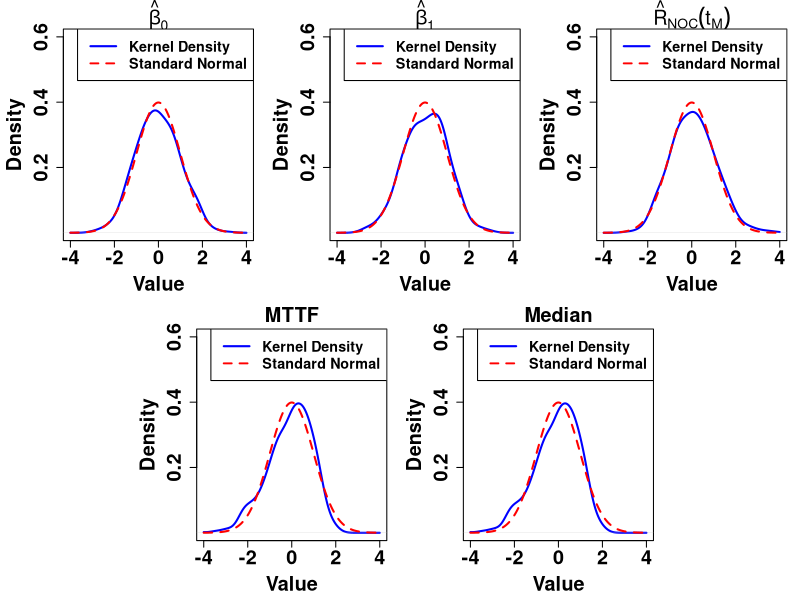

Reproduce this figure in R.


rm(list = ls())

# True parameters
beta0 <- -2
alpha <- 1
beta1 <- 3


# Design
K <- 3
I <- 3

x <- matrix(c(
  0.2, 0.55, 1,
  0.25, 0.60, 1,
  0.3, 0.65, 1
),
nrow = 3, byrow = TRUE)

tau <- matrix(c(
  0.5, 1.0, 1.5,
  1, 1.5, 2,
  2, 2.5, 3
),
nrow = 3, byrow = TRUE)
Nk <- rep(50, K)

# Baseline cumulative hazard
H0 <- function(t, alpha) {
  t^alpha
}

# Negative log-likelihood

loglik <- function(par, n, N, x, tau) {

  beta0 <- par[1]
  beta1 <- par[2]

  ll <- 0

  for(k in 1:nrow(x)) {

    Hcum <- 0
    Rprev <- 1
    nk <- 0

    for(i in 1:ncol(x)) {

      lambda <- exp(beta0 + beta1 * x[k, i])

      if(i == 1) {

        Hcum <- lambda * tau[k, i]

      } else {

        Hcum <- Hcum +
          lambda * (tau[k, i] - tau[k, i - 1])

      }

      Rcurr <- exp(-Hcum)

      D <- Rprev - Rcurr

      D <- pmin(
        pmax(D, 1e-10),
        1 - 1e-10
      )

      ll <- ll + n[k, i] * log(D)

      nk <- nk + n[k, i]

      Rprev <- Rcurr
    }

    Rsurv <- pmin(
      pmax(Rprev, 1e-10),
      1 - 1e-10
    )

    ll <- ll +
      (N[k] - nk) * log(Rsurv)
  }

  return(-ll)
}


start <- c(-3, 4)

# Monte Carlo settings

R.reps <- 1000
t0 <- 3.5

Estimate <- matrix(
  NA,
  R.reps,
  2
)

colnames(Estimate) <- c(
  "beta0",
  "beta1"
)

Rhat <- rep(NA, R.reps)

valid <- rep(FALSE, R.reps)

Lower.theta <- matrix(
  NA,
  R.reps,
  2
)

Upper.theta <- matrix(
  NA,
  R.reps,
  2
)

Lower.R0 <- rep(NA, R.reps)
Upper.R0 <- rep(NA, R.reps)

CP.store <- matrix(
  NA,
  R.reps,
  5
)

AL.store <- matrix(
  NA,
  R.reps,
  5
)

z <- qnorm(0.975)


R0.true <- exp(
  -exp(beta0) * t0
)


q <- 0.5

MTTF.true <- exp(-beta0)

Q.true <- exp(-beta0) *
  (-log(1 - q))


MTTF.hat <- rep(
  NA,
  R.reps
)

Q.hat <- rep(
  NA,
  R.reps
)

Lower.MTTF <- rep(
  NA,
  R.reps
)

Upper.MTTF <- rep(
  NA,
  R.reps
)

Lower.Q <- rep(
  NA,
  R.reps
)

Upper.Q <- rep(
  NA,
  R.reps
)

SE.MTTF.store <- rep(
  NA,
  R.reps
)

SE.Q.store <- rep(
  NA,
  R.reps
)

discard <- 0


# Monte Carlo loop
SE.R0.store <- rep(
  NA,
  R.reps
)


for(r in 1:R.reps) {

  # Generate data
  
  failure <- matrix(
    0,
    K,
    I
  )

  for(k in 1:K) {

    Hcum <- 0
    Rprev <- 1

    D <- numeric(I)

    for(i in 1:I) {

      lambda <- exp(
        beta0 + beta1 * x[k, i]
      )

      if(i == 1) {

        Hcum <- lambda * tau[k, i]

      } else {

        Hcum <- Hcum +
          lambda *
          (tau[k, i] - tau[k, i - 1])
      }

      Rcurr <- exp(-Hcum)

      D[i] <- Rprev - Rcurr

      Rprev <- Rcurr
    }

    probs <- c(
      D,
      Rprev
    )

    draw <- rmultinom(
      1,
      Nk[k],
      probs
    )

    failure[k, ] <- draw[1:I]
  }



  # Maximum likelihood estimation

  fit <- try(

    optim(
      start,
      loglik,
      n = failure,
      N = Nk,
      x = x,
      tau = tau,
      method = "L-BFGS-B",

      lower = c(
        -10,
        -10
      ),

      upper = c(
        10,
        10
      )
    ),

    silent = TRUE
  )


  if(inherits(fit, "try-error"))
    next

  if(fit$convergence != 0)
    next


  # Analytical Fisher Information Matrix
  # For theta = (beta0, beta1)
  

  Info <- matrix(
    0,
    2,
    2
  )


  for(k in 1:K) {

    Hcum <- 0
    Rprev <- 1

    numB <- 0

    for(i in 1:I) {

      lambda <- exp(
        fit$par[1] +
        fit$par[2] * x[k, i]
      )

      if(i == 1) {

        deltaH <- tau[k, i]

      } else {

        deltaH <-
          tau[k, i] -
          tau[k, i - 1]
      }

      Hcum <- Hcum +
        lambda * deltaH

      numB <- numB +
        x[k, i] *
        lambda *
        deltaH

      B <- numB / Hcum

      Rcurr <- exp(-Hcum)

      D <- pmax(
        Rprev - Rcurr,
        1e-10
      )

      U_b0 <-
        Rcurr * Hcum -
        Rprev * ifelse(i == 1, 0, Hprev)

      U_b1 <-
        Rcurr * Hcum * B -
        Rprev *
        ifelse(i == 1, 0, Hprev * Bprev)

      Info[1, 1] <-
        Info[1, 1] +
        Nk[k] * U_b0^2 / D

      Info[1, 2] <-
        Info[1, 2] +
        Nk[k] * U_b0 * U_b1 / D

      Info[2, 2] <-
        Info[2, 2] +
        Nk[k] * U_b1^2 / D


      Hprev <- Hcum
      Rprev <- Rcurr
      Bprev <- B
    }

    Rsurv <- pmax(
      Rprev,
      1e-10
    )

    V_b0 <-
      -Rprev * Hprev

    V_b1 <-
      -Rprev * Hprev * Bprev


    Info[1, 1] <-
      Info[1, 1] +
      Nk[k] * V_b0^2 / Rsurv

    Info[1, 2] <-
      Info[1, 2] +
      Nk[k] * V_b0 * V_b1 / Rsurv

    Info[2, 2] <-
      Info[2, 2] +
      Nk[k] * V_b1^2 / Rsurv
  }


  Info[2, 1] <- Info[1, 2]

  # Variance-Covariance Matrix

  V <- try(
    solve(Info),
    silent = TRUE
  )


  if(inherits(V, "try-error")) {

    discard <- discard + 1

    next
  }


  if(any(!is.finite(V))) {

    discard <- discard + 1

    next
  }


  valid[r] <- TRUE

  Estimate[r, ] <- fit$par


  SE <- sqrt(
    pmax(diag(V), 0)
  )

  # CI for beta0 and beta1

  Lower.theta[r, ] <-
    fit$par - z * SE

  Upper.theta[r, ] <-
    fit$par + z * SE

  # Coverage Probability

  CP.store[r, 1] <-
    (beta0 >= Lower.theta[r, 1]) &
    (beta0 <= Upper.theta[r, 1])

  CP.store[r, 2] <-
    (beta1 >= Lower.theta[r, 2]) &
    (beta1 <= Upper.theta[r, 2])

  # Average Length

  AL.store[r, 1] <-
    Upper.theta[r, 1] -
    Lower.theta[r, 1]

  AL.store[r, 2] <-
    Upper.theta[r, 2] -
    Lower.theta[r, 2]


  Rhat[r] <-
    exp(
      -exp(fit$par[1]) * t0
    )

  MTTF.hat[r] <-
    exp(
      -fit$par[1]
    )

  Q.hat[r] <-
    exp(
      -fit$par[1]
    ) *
    (-log(1 - q))


  # Delta method for R0(t)

  grad <- matrix(
    c(
      -Rhat[r] *
        exp(fit$par[1]) *
        t0,

      0
    ),
    nrow = 1
  )


  Var.R0 <-
    grad %*%
    V %*%
    t(grad)

  SE.R0 <-
    sqrt(
      as.numeric(Var.R0)
    )

  SE.R0.store[r] <-
    SE.R0

  # Delta Method : MTTF

  grad.MTTF <- matrix(
    c(
      -MTTF.hat[r],
      0
    ),
    nrow = 1
  )


  Var.MTTF <-
    grad.MTTF %*%
    V %*%
    t(grad.MTTF)

  SE.MTTF <-
    sqrt(
      as.numeric(Var.MTTF)
    )

  SE.MTTF.store[r] <-
    SE.MTTF

  # Delta Method : Quantile
  grad.Q <- matrix(
    c(
      -Q.hat[r],
      0
    ),
    nrow = 1
  )

  Var.Q <-
    grad.Q %*%
    V %*%
    t(grad.Q)

  SE.Q <-
    sqrt(
      as.numeric(Var.Q)
    )

  SE.Q.store[r] <-
    SE.Q

  # Logit CI for R0(t)

  S <-
    exp(
      z * SE.R0 /
        (
          Rhat[r] *
          (1 - Rhat[r])
        )
    )


  Lower.R0[r] <-
    Rhat[r] /
    (
      Rhat[r] +
        (1 - Rhat[r]) * S
    )


  Upper.R0[r] <-
    Rhat[r] /
    (
      Rhat[r] +
        (1 - Rhat[r]) / S
    )

  # CP and AL for R0(t)
 

  CP.store[r, 3] <-
    (R0.true >= Lower.R0[r]) &
    (R0.true <= Upper.R0[r])


  AL.store[r, 3] <-
    Upper.R0[r] -
    Lower.R0[r]

  # Log CI : MTTF
  w <-
    z *
    SE.MTTF /
    MTTF.hat[r]


  Lower.MTTF[r] <-
    MTTF.hat[r] *
    exp(-w)

  Upper.MTTF[r] <-
    MTTF.hat[r] *
    exp(w)

  # Log CI : Quantile
  w <-
    z *
    SE.Q /
    Q.hat[r]


  Lower.Q[r] <-
    Q.hat[r] *
    exp(-w)

  Upper.Q[r] <-
    Q.hat[r] *
    exp(w)
  
  # CP and AL : MTTF
  CP.store[r, 4] <-
    MTTF.true >= Lower.MTTF[r] &
    MTTF.true <= Upper.MTTF[r]

  AL.store[r, 4] <-
    Upper.MTTF[r] -
    Lower.MTTF[r]

  # CP and AL : Quantile
  CP.store[r, 5] <-
    Q.true >= Lower.Q[r] &
    Q.true <= Upper.Q[r]

  AL.store[r, 5] <-
    Upper.Q[r] -
    Lower.Q[r]

}


valid_idx <- which(valid)

# Average asymptotic SD of R0(t)

ASD.R0 <-
  mean(
    SE.R0.store[valid_idx],
    na.rm = TRUE
  )
###########################

AE <-
  colMeans(
    Estimate[valid_idx, ],
    na.rm = TRUE
  )

AE.R0 <-
  mean(
    Rhat[valid_idx],
    na.rm = TRUE
  )

AE.MTTF <-
  mean(
    MTTF.hat[valid_idx],
    na.rm = TRUE
  )

AE.Q <-
  mean(
    Q.hat[valid_idx],
    na.rm = TRUE
  )

True <- c(
  beta0,
  beta1
)


MSE <-
  colMeans(
    (
      Estimate[valid_idx, ] -
        matrix(
          True,
          nrow = length(valid_idx),
          ncol = 2,
          byrow = TRUE
        )
    )^2,
    na.rm = TRUE
  )


MSE.R0 <-
  mean(
    (
      Rhat[valid_idx] -
        R0.true
    )^2,
    na.rm = TRUE
  )


MSE.MTTF <-
  mean(
    (
      MTTF.hat[valid_idx] -
        MTTF.true
    )^2,
    na.rm = TRUE
  )


MSE.Q <-
  mean(
    (
      Q.hat[valid_idx] -
        Q.true
    )^2,
    na.rm = TRUE
  )

RMSE <-
  sqrt(MSE)

RMSE.R0 <-
  sqrt(MSE.R0)

RMSE.MTTF <-
  sqrt(MSE.MTTF)

RMSE.Q <-
  sqrt(MSE.Q)

CP <-
  colMeans(
    CP.store[valid_idx, ],
    na.rm = TRUE
  )

AL <-
  colMeans(
    AL.store[valid_idx, ],
    na.rm = TRUE
  )

# Final Table

Result <- data.frame(

  Parameter = c(
    "beta0",
    "beta1",
    paste0("R0(", t0, ")"),
    "MTTF",
    "q(0.5)"
  ),

  True = c(
    beta0,
    beta1,
    R0.true,
    MTTF.true,
    Q.true
  ),

  AE = c(
    AE,
    AE.R0,
    AE.MTTF,
    AE.Q
  ),

  MSE = c(
    MSE,
    MSE.R0,
    MSE.MTTF,
    MSE.Q
  ),

  RMSE = c(
    RMSE,
    RMSE.R0,
    RMSE.MTTF,
    RMSE.Q
  ),

  CP = CP,

  AL = AL
)

Result[, -1] <-
  round(
    Result[, -1],
    5
  )

print(Result)

cat(
  "\nDiscarded (singular Fisher matrix):",
  discard,
  "\n"
)

cat(
  "Valid replications:",
  length(valid_idx),
  "\n"
)

cat(
  "\nAverage asymptotic SD of R0(t):",
  round(ASD.R0, 5),
  "\n"
)

# KERNEL DENSITY VS STANDARD NORMAL
# FOUR PANELs

valid_idx <- which(valid)

beta0_hat <-
  Estimate[
    valid_idx,
    "beta0"
  ]

beta1_hat <-
  Estimate[
    valid_idx,
    "beta1"
  ]


R0_hat <-
  Rhat[valid_idx]

MTTF_hat <-
  MTTF.hat[valid_idx]

Q_hat <-
  Q.hat[valid_idx]

SE_beta0 <- (

  Upper.theta[
    valid_idx,
    1
  ] -

    Lower.theta[
      valid_idx,
      1
    ]

) / (2 * z)


SE_beta1 <- (

  Upper.theta[
    valid_idx,
    2
  ] -

    Lower.theta[
      valid_idx,
      2
    ]

) / (2 * z)

SE_R0 <-
  SE.R0.store[
    valid_idx
  ]

SE_MTTF <-
  SE.MTTF.store[
    valid_idx
  ]

SE_Q <-
  SE.Q.store[
    valid_idx
  ]

ok_beta0 <-
  is.finite(beta0_hat) &
  is.finite(SE_beta0) &
  SE_beta0 > 0


ok_beta1 <-
  is.finite(beta1_hat) &
  is.finite(SE_beta1) &
  SE_beta1 > 0


ok_R0 <-
  is.finite(R0_hat) &
  is.finite(SE_R0) &
  SE_R0 > 0


ok_MTTF <-
  is.finite(MTTF_hat) &
  is.finite(SE_MTTF) &
  SE_MTTF > 0


ok_Q <-
  is.finite(Q_hat) &
  is.finite(SE_Q) &
  SE_Q > 0


#  STANDARDIZED ESTIMATORS
Z_beta0 <- (

  beta0_hat[ok_beta0] -
    beta0

) /

  SE_beta0[ok_beta0]


Z_beta1 <- (

  beta1_hat[ok_beta1] -
    beta1

) /

  SE_beta1[ok_beta1]


Z_R0 <- (

  R0_hat[ok_R0] -
    R0.true

) /

  SE_R0[ok_R0]


Z_MTTF <- (

  MTTF_hat[ok_MTTF] -
    MTTF.true

) /

  SE_MTTF[ok_MTTF]


Z_Q <- (

  Q_hat[ok_Q] -
    Q.true

) /

  SE_Q[ok_Q]


Z_beta0 <-
  Z_beta0[
    is.finite(Z_beta0)
  ]

Z_beta1 <-
  Z_beta1[
    is.finite(Z_beta1)
  ]

Z_R0 <-
  Z_R0[
    is.finite(Z_R0)
  ]

Z_MTTF <-
  Z_MTTF[
    is.finite(Z_MTTF)
  ]

Z_Q <-
  Z_Q[
    is.finite(Z_Q)
  ]

#KDE plotting function
plot_kde_normal <-
  function(
    z,
    main_title
  ) {

    kd <- density(
      z,
      kernel = "gaussian",
      bw = "SJ",
      n = 1024,
      from = -4,
      to = 4
    )
    
    plot(
      kd,
      type = "l",
      lwd = 2,
      col = "blue",
      xlim = c(-4, 4),
      ylim = c(0, 0.6),
      yaxt = "n",
      main = main_title,
      xlab = "Value",
      ylab = "Density",
      font.lab = 2,
      font.axis = 2
    )

    # Y-axis
    axis(
      2,
      at = c(
        0.2,
        0.4,
        0.6
      ),
      labels = c(
        "0.2",
        "0.4",
        "0.6"
      ),
      font = 2
    )
    # Standard normal curve
    xx <- seq(
      -4,
      4,
      length.out = 1024
    )
    lines(
      xx,
      dnorm(xx),
      col = "red",
      lwd = 2,
      lty = 2
    )

    legend(
      "topright",
      legend = c(
        "Kernel Density",
        "Standard Normal"
      ),
      col = c(
        "blue",
        "red"
      ),
      lty = c(
        1,
        2
      ),
      lwd = c(
        2,
        1.9
      ),
      bty = "o",
      cex = 1.3,
      text.font = 2
    )
  }

layout(
  matrix(
    c(1, 1,2,2,3,3,
      0, 4, 4,5,5,0),
    nrow = 2,
    byrow = TRUE
  ),
  widths = rep(1,6),
  heights = c(1, 1)
)


par(
  mar = c(4.5, 4.8, 2.2, 1),
  cex.axis = 1.8,
  cex.lab = 1.8,
  cex.main = 1.8
)

plot_kde_normal(
  Z_beta0,
  expression(hat(beta)[0])
)

plot_kde_normal(
  Z_beta1,
  expression(hat(beta)[1])
)

plot_kde_normal(
  Z_R0,
  expression(hat(R)[NOC](t[M]))
)

plot_kde_normal(
  Z_MTTF,
  "MTTF"
)

plot_kde_normal(
  Z_Q,
  "Median"
)

layout(1)
par(mfrow = c(1, 1))
